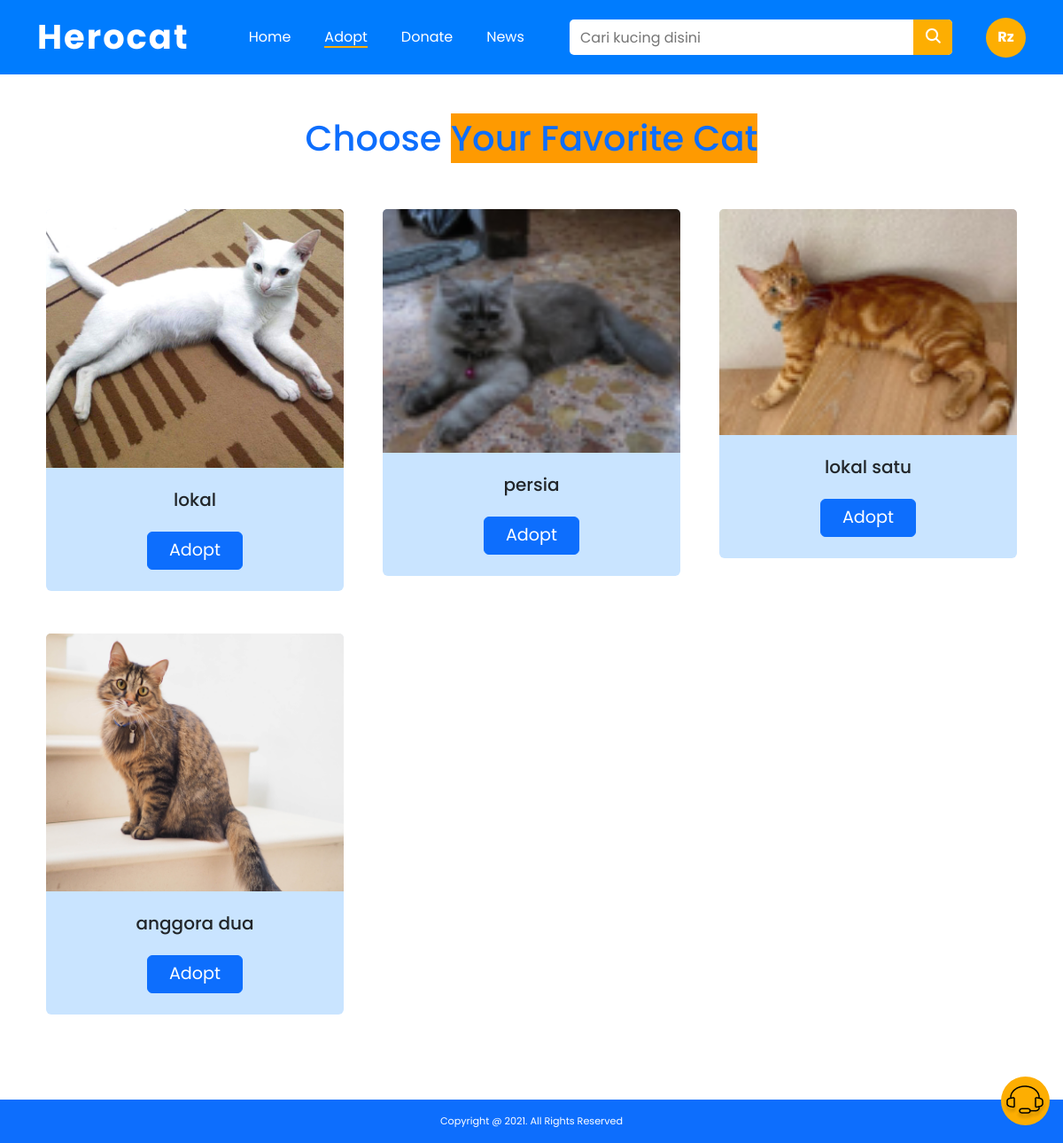
Screenshot of /adopsi.php (signed in) with the database file from the repository.
### tables this page shows
CREATE TABLE `user` (
  `id_user` int(11) NOT NULL,
  `username` varchar(300) DEFAULT NULL,
  `password` varchar(300) DEFAULT NULL,
  `gmail` varchar(300) DEFAULT NULL,
  `level` varchar(20) DEFAULT NULL
);

CREATE TABLE `kucing` (
  `id_kucing` int(11) NOT NULL,
  `jenis_kucing` varchar(50) NOT NULL,
  `deskripsi_kucing` text NOT NULL,
  `stok` int(11) NOT NULL,
  `gambar` text NOT NULL
);

### partial/profile-inisial.php (called while the page is built)
<?php
 $id = $_SESSION["id"];
 $query = mysqli_query($conn, "SELECT * FROM user WHERE id_user = $id");
 $user = mysqli_fetch_assoc($query);
 $nama = $user["username"];

### function/function.php (called while the page is built, shortened)
<?php
$conn = mysqli_connect("localhost", "root", "", "herocat");
function tampil($sql)
{
  global $conn;
  $query = mysqli_query($conn, $sql);
  $rows = [];
  while ($row = mysqli_fetch_assoc($query)) {
    $rows[] = $row;
  }
  return $rows;
}

### adopsi.php (the view, shortened to what this page needs)
<?php
    require_once('function/function.php');
    $cats = tampil("SELECT * FROM kucing");
    require_once('partial/nav-adopt.php');
    require_once('partial/cs.php')
?>
<div class="container py-5">
    <h1 class="text-center text-primary">Choose <span style="background-color: #FE9A01;"> Your Favorite Cat</span></h1>
    <div class="row">
        <?php foreach($cats as $cat) :?>
        <div class="col-12 col-md-6 col-lg-4 mt-5">
            <div class="card" style="width: 21rem; margin:auto; background-color:#C9E4FF; border:0">
                <img src="assets/adopsi/<?=$cat["gambar"]?>" class="card-img-top" alt="...">
                <div class="card-body text-center py-4">
                    <h5 class="card-title mb-4"><?=$cat["jenis_kucing"]?></h5>
                    <a href="#" class="btn btn-primary px-4" style="font-size: 1.2rem;">Adopt</a>
                </div>
            </div>
        </div>
        <?php endforeach?>
    </div>
</div>
<?php
require_once('partial/footer.php');
?>

### partial/nav-adopt.php (shortened to what this page needs)
<?php
    require_once('function/function.php');
    require_once('partial/profile-inisial.php');
?>
<!DOCTYPE html>
<html>
<head>
    <link rel="stylesheet" href="lib/node_modules/bootstrap/dist/css/bootstrap.css">
    <link rel="stylesheet" href="css/nav.css">
    <link rel="stylesheet" href="css/index.css">
    <link rel="stylesheet" href="https://unpkg.com/aos@next/dist/aos.css" />
</head>
<body>
    <nav class="navbar navbar-expand-lg navbar-dark">
        <div class="container-fluid">
            <a class="navbar-brand logo" href="index.php">Herocat</a>
            <div class="collapse navbar-collapse" id="navbarNavAltMarkup">
                <div class="navbar-nav mx-auto">
                    <a class="nav-item text-decoration-none" href="index.php">Home</a>
                    <a class="nav-item text-decoration-none active" href="adopsi.php">Adopt</a>
                    <a class="nav-item text-decoration-none" href="donasi.php">Donate</a>
                    <a class="nav-item text-decoration-none" href="news.php">News</a>
                </div>
                <form action="" method="POST">
                    <div class="cari">
                        <input type="text" name="cari" placeholder="Cari kucing disini" autocomplete="off">
                        <button type="submit" class="btn" name="btn-cari">
                            <ion-icon name="search" class="icon"></ion-icon>
                        </button>
                    </div>
                </form>
                <div class="profile">
                    <a href="user/profile.php" class="text-decoration-none">
                    <?php echo strtoupper(substr($nama,0,1))?>z
                    </a>
                </div>
            </div>
        </div>
    </nav>

### css/nav.css (style rules this page uses)
body { font-family: "Poppins", sans-serif; overflow-x: hidden; }
html { overflow-x: hidden; scroll-behavior: smooth; }
:root { --kuning: #fdae02; --putih: #fff; --biru: #007cfe; --hoverbiru: #0772e2; --hoverkuning: #ffb71b; }
.navbar { background-color: var(--biru); }
.navbar .logo { font-size: 1.4rem; font-weight: 700; letter-spacing: 1px; }
.navbar .nav-item { color: var(--putih); margin: 15px auto; font-size: 1.1rem; }
.navbar form .cari { display: flex; justify-content: center; margin: 15px auto; position: relative; }
.navbar form .cari input { height: 40px; width: 95%; border: 0; border-radius: 5px; padding: 0 12px; }
.navbar form button { background-color: var(--kuning); border: none; position: absolute; right: 6px; font-size: 1.3rem; color: var(--putih); height: 40px; border-radius: 0 5px 5px 0; }
.navbar .profile { width: 55px; height: 55px; display: flex; justify-content: center; text-align: center; border-radius: 100px; background-color: var(--kuning); margin: 0 auto; margin-top: 35px; margin-bottom: 15px; }
.navbar .profile a { color: var(--putih); display: flex; flex-direction: column; justify-content: center; font-weight: 700; }
@media (min-width:1023px) { .navbar { padding: 7px 30px; } }
@media (min-width:1023px) { .navbar .logo { font-size: 2.4rem; letter-spacing: 2px; } }
@media (min-width:1023px) { .navbar .nav-item { margin: 0 19px; font-size: 1rem; } }
@media (min-width:1023px) { .navbar .nav-item:hover::after, .navbar .nav-item.active::after { content: ''; display: block; border: 1px solid var(--kuning); margin-top: -2px; animation: nav-item 1s forwards; } }
@media (min-width:1023px) { .navbar form .cari { margin-right: 130px; width: 92%; } }
@media (min-width:1023px) { .navbar form .cari input { height: 40px; width: 225%; border: 0; border-radius: 5px; padding: 0 12px; } }
@media (min-width:1023px) { .navbar form button { position: absolute; right: 0; } }
@media (min-width:1023px) { .navbar .profile { width: 45px; height: 45px; margin: 0; margin-top: 0; margin-bottom: 0; } }

### css/index.css (style rules this page uses)
body { font-family: "Poppins", sans-serif; overflow-x: hidden; }
html { overflow-x: hidden; scroll-behavior: smooth; }
:root { --kuning: #fdae02; --putih: #fff; --biru: #007cfe; --hoverbiru: #0772e2; --hoverkuning: #ffb71b; --birumuda: #C9E4FF; }

### rows the page displays
user: username "R"
kucing: gambar (picture), jenis_kucing "lokal"
kucing: gambar (picture), jenis_kucing "persia"
kucing: gambar (picture), jenis_kucing "lokal satu"
kucing: gambar (picture), jenis_kucing "anggora dua"
